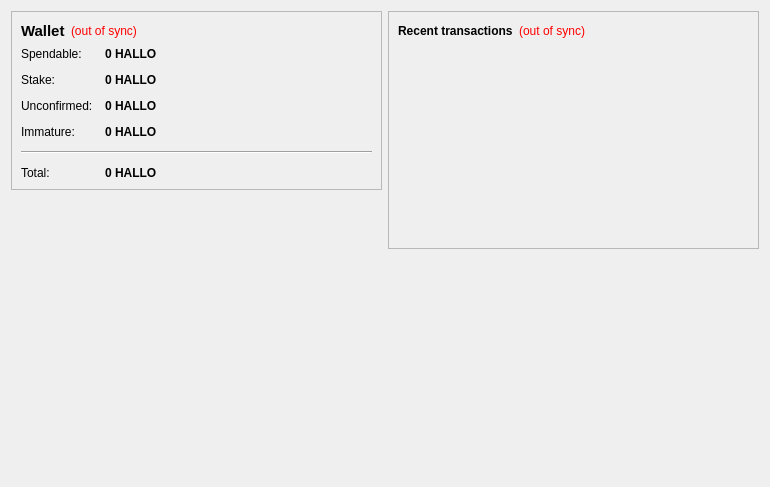
<?xml version="1.0" encoding="UTF-8"?>
<ui version="4.0">
 <class>OverviewPage</class>
 <widget class="QWidget" name="OverviewPage">
  <property name="geometry">
   <rect>
    <x>0</x>
    <y>0</y>
    <width>770</width>
    <height>487</height>
   </rect>
  </property>
  <property name="windowTitle">
   <string>Form</string>
  </property>
  <layout class="QHBoxLayout" name="horizontalLayout" stretch="1,1">
   <item>
    <layout class="QVBoxLayout" name="verticalLayout_2">
     <item>
      <widget class="QFrame" name="frame">
       <property name="frameShape">
        <enum>QFrame::StyledPanel</enum>
       </property>
       <property name="frameShadow">
        <enum>QFrame::Raised</enum>
       </property>
       <layout class="QVBoxLayout" name="verticalLayout_4">
        <item>
         <layout class="QHBoxLayout" name="horizontalLayout_4">
          <item>
           <widget class="QLabel" name="label_5">
            <property name="font">
             <font>
              <pointsize>11</pointsize>
              <weight>75</weight>
              <bold>true</bold>
             </font>
            </property>
            <property name="text">
             <string>Wallet</string>
            </property>
           </widget>
          </item>
          <item>
           <widget class="QLabel" name="labelWalletStatus">
            <property name="toolTip">
             <string>The displayed information may be out of date. Your wallet automatically synchronizes with the Halloween network after a connection is established, but this process has not completed yet.</string>
            </property>
            <property name="styleSheet">
             <string notr="true">QLabel { color: red; }</string>
            </property>
            <property name="text">
             <string notr="true">(out of sync)</string>
            </property>
            <property name="alignment">
             <set>Qt::AlignLeading|Qt::AlignLeft|Qt::AlignVCenter</set>
            </property>
           </widget>
          </item>
          <item>
           <spacer name="horizontalSpacer_2">
            <property name="orientation">
             <enum>Qt::Horizontal</enum>
            </property>
            <property name="sizeHint" stdset="0">
             <size>
              <width>40</width>
              <height>20</height>
             </size>
            </property>
           </spacer>
          </item>
         </layout>
        </item>
        <item>
         <layout class="QFormLayout" name="formLayout_2">
          <property name="fieldGrowthPolicy">
           <enum>QFormLayout::AllNonFixedFieldsGrow</enum>
          </property>
          <property name="horizontalSpacing">
           <number>12</number>
          </property>
          <property name="verticalSpacing">
           <number>12</number>
          </property>
          <item row="0" column="0">
           <widget class="QLabel" name="label">
            <property name="text">
             <string>Spendable:</string>
            </property>
           </widget>
          </item>
          <item row="0" column="1">
           <widget class="QLabel" name="labelBalance">
            <property name="font">
             <font>
              <weight>75</weight>
              <bold>true</bold>
             </font>
            </property>
            <property name="cursor">
             <cursorShape>IBeamCursor</cursorShape>
            </property>
            <property name="toolTip">
             <string>Your current spendable balance</string>
            </property>
            <property name="text">
             <string notr="true">0 HALLO</string>
            </property>
            <property name="textInteractionFlags">
             <set>Qt::LinksAccessibleByMouse|Qt::TextSelectableByKeyboard|Qt::TextSelectableByMouse</set>
            </property>
           </widget>
          </item>
          <item row="1" column="0">
           <widget class="QLabel" name="label_6">
            <property name="text">
             <string>Stake:</string>
            </property>
           </widget>
          </item>
          <item row="1" column="1">
           <widget class="QLabel" name="labelStake">
            <property name="font">
             <font>
              <weight>75</weight>
              <bold>true</bold>
             </font>
            </property>
            <property name="cursor">
             <cursorShape>IBeamCursor</cursorShape>
            </property>
            <property name="toolTip">
             <string>Total of coins that was staked, and do not yet count toward the current balance</string>
            </property>
            <property name="text">
             <string notr="true">0 HALLO</string>
            </property>
            <property name="textInteractionFlags">
             <set>Qt::LinksAccessibleByMouse|Qt::TextSelectableByKeyboard|Qt::TextSelectableByMouse</set>
            </property>
           </widget>
          </item>
          <item row="2" column="0">
           <widget class="QLabel" name="label_3">
            <property name="text">
             <string>Unconfirmed:</string>
            </property>
           </widget>
          </item>
          <item row="2" column="1">
           <widget class="QLabel" name="labelUnconfirmed">
            <property name="font">
             <font>
              <weight>75</weight>
              <bold>true</bold>
             </font>
            </property>
            <property name="cursor">
             <cursorShape>IBeamCursor</cursorShape>
            </property>
            <property name="toolTip">
             <string>Total of transactions that have yet to be confirmed, and do not yet count toward the current balance</string>
            </property>
            <property name="text">
             <string notr="true">0 HALLO</string>
            </property>
            <property name="textInteractionFlags">
             <set>Qt::LinksAccessibleByMouse|Qt::TextSelectableByKeyboard|Qt::TextSelectableByMouse</set>
            </property>
           </widget>
          </item>
          <item row="3" column="0">
           <widget class="QLabel" name="labelImmatureText">
            <property name="text">
             <string>Immature:</string>
            </property>
           </widget>
          </item>
          <item row="3" column="1">
           <widget class="QLabel" name="labelImmature">
            <property name="font">
             <font>
              <weight>75</weight>
              <bold>true</bold>
             </font>
            </property>
            <property name="toolTip">
             <string>Mined balance that has not yet matured</string>
            </property>
            <property name="text">
             <string notr="true">0 HALLO</string>
            </property>
            <property name="textInteractionFlags">
             <set>Qt::LinksAccessibleByMouse|Qt::TextSelectableByKeyboard|Qt::TextSelectableByMouse</set>
            </property>
           </widget>
          </item>
          <item row="4" column="0" colspan="2">
           <widget class="Line" name="line">
            <property name="orientation">
             <enum>Qt::Horizontal</enum>
            </property>
           </widget>
          </item>
          <item row="5" column="0">
           <widget class="QLabel" name="labelTotalText">
            <property name="text">
             <string>Total:</string>
            </property>
           </widget>
          </item>
          <item row="5" column="1">
           <widget class="QLabel" name="labelTotal">
            <property name="font">
             <font>
              <weight>75</weight>
              <bold>true</bold>
             </font>
            </property>
            <property name="cursor">
             <cursorShape>IBeamCursor</cursorShape>
            </property>
            <property name="toolTip">
             <string>Your current total balance</string>
            </property>
            <property name="text">
             <string notr="true">0 HALLO</string>
            </property>
            <property name="textInteractionFlags">
             <set>Qt::LinksAccessibleByMouse|Qt::TextSelectableByKeyboard|Qt::TextSelectableByMouse</set>
            </property>
           </widget>
          </item>
         </layout>
        </item>
       </layout>
      </widget>
     </item>
     <item>
      <spacer name="verticalSpacer">
       <property name="orientation">
        <enum>Qt::Vertical</enum>
       </property>
       <property name="sizeHint" stdset="0">
        <size>
         <width>20</width>
         <height>50</height>
        </size>
       </property>
      </spacer>
     </item>
     <item>
      <widget class="QLabel" name="label_2">
       <property name="maximumSize">
        <size>
         <width>0</width>
         <height>0</height>
        </size>
       </property>
       <property name="autoFillBackground">
        <bool>true</bool>
       </property>
       <property name="text">
        <string/>
       </property>
       <property name="pixmap">
        <pixmap>:/icons/drmbg</pixmap>
       </property>
       <property name="scaledContents">
        <bool>false</bool>
       </property>
       <property name="margin">
        <number>0</number>
       </property>
      </widget>
     </item>
    </layout>
   </item>
   <item>
    <layout class="QVBoxLayout" name="verticalLayout_3">
     <item>
      <widget class="QFrame" name="frame_2">
       <property name="frameShape">
        <enum>QFrame::StyledPanel</enum>
       </property>
       <property name="frameShadow">
        <enum>QFrame::Raised</enum>
       </property>
       <layout class="QVBoxLayout" name="verticalLayout">
        <item>
         <layout class="QHBoxLayout" name="horizontalLayout_2">
          <item>
           <widget class="QLabel" name="label_4">
            <property name="text">
             <string>&lt;b&gt;Recent transactions&lt;/b&gt;</string>
            </property>
           </widget>
          </item>
          <item>
           <widget class="QLabel" name="labelTransactionsStatus">
            <property name="toolTip">
             <string>The displayed information may be out of date. Your wallet automatically synchronizes with the Halloween network after a connection is established, but this process has not completed yet.</string>
            </property>
            <property name="styleSheet">
             <string notr="true">QLabel { color: red; }</string>
            </property>
            <property name="text">
             <string notr="true">(out of sync)</string>
            </property>
            <property name="alignment">
             <set>Qt::AlignRight|Qt::AlignTrailing|Qt::AlignVCenter</set>
            </property>
           </widget>
          </item>
          <item>
           <spacer name="horizontalSpacer">
            <property name="orientation">
             <enum>Qt::Horizontal</enum>
            </property>
            <property name="sizeHint" stdset="0">
             <size>
              <width>40</width>
              <height>20</height>
             </size>
            </property>
           </spacer>
          </item>
         </layout>
        </item>
        <item>
         <widget class="QListView" name="listTransactions">
          <property name="styleSheet">
           <string notr="true">QListView { background: transparent; }</string>
          </property>
          <property name="frameShape">
           <enum>QFrame::NoFrame</enum>
          </property>
          <property name="verticalScrollBarPolicy">
           <enum>Qt::ScrollBarAlwaysOff</enum>
          </property>
          <property name="horizontalScrollBarPolicy">
           <enum>Qt::ScrollBarAlwaysOff</enum>
          </property>
          <property name="selectionMode">
           <enum>QAbstractItemView::NoSelection</enum>
          </property>
         </widget>
        </item>
       </layout>
      </widget>
     </item>
     <item>
      <spacer name="verticalSpacer_2">
       <property name="orientation">
        <enum>Qt::Vertical</enum>
       </property>
       <property name="sizeHint" stdset="0">
        <size>
         <width>20</width>
         <height>40</height>
        </size>
       </property>
      </spacer>
     </item>
    </layout>
   </item>
  </layout>
 </widget>
 <resources>
  <include location="../bitcoin.qrc"/>
 </resources>
 <connections/>
</ui>
